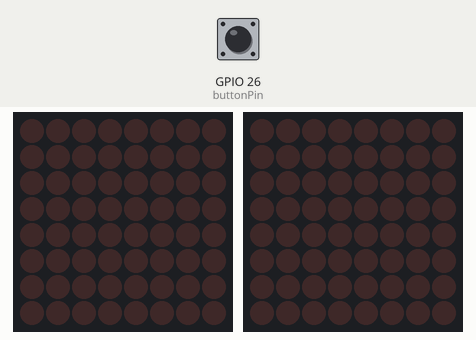
Recording of a sketch running on a simulated ESP32. Shown: 2 × 8×8 LED matrix. Wiring (inferred from the names in the program): 2 × MAX7219 LED driver (orientation assumed): data GPIO 2, clock GPIO 0, CS GPIO 4 / data GPIO 12, clock GPIO 14, CS GPIO 27. Inputs (shaded band) come from the test bench; at power-on: GPIO 26 (buttonPin) HIGH. Random numbers use the default seed unless the sketch sets one; what the sketch prints to the serial monitor is not drawn.

Above: at 1.2 s.
1.3 s: GPIO 26 (buttonPin) pulled LOW for 0.15 s
At 1.61 s:
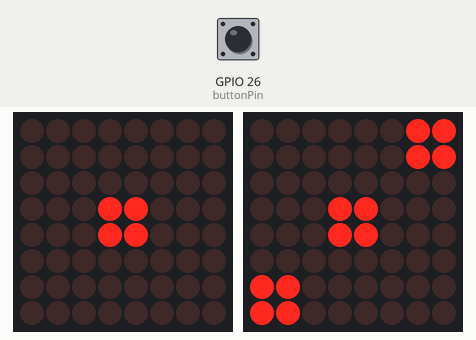
2.0 s: GPIO 26 (buttonPin) pulled LOW for 3.2 s
At 4.5 s:
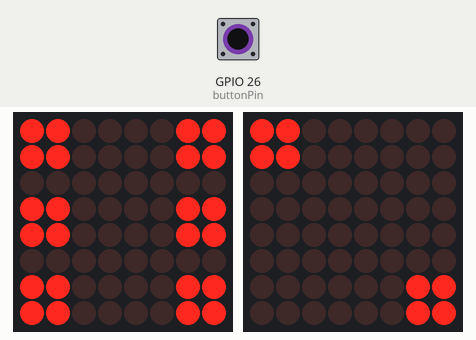
5.8 s: GPIO 26 (buttonPin) pulled LOW for 3.2 s
At 8.38 s:
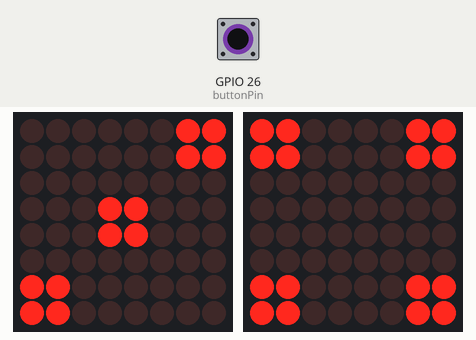
9.6 s: GPIO 26 (buttonPin) pulled LOW for 0.15 s
At 9.98 s:
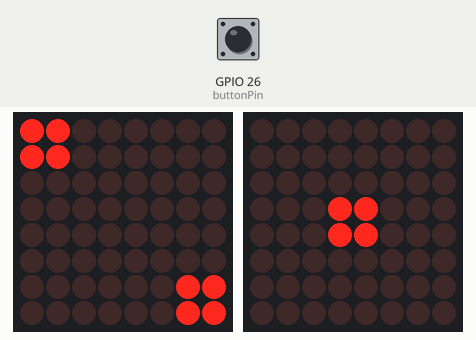
10.3 s: GPIO 26 (buttonPin) pulled LOW for 1 s
At 10.91 s:
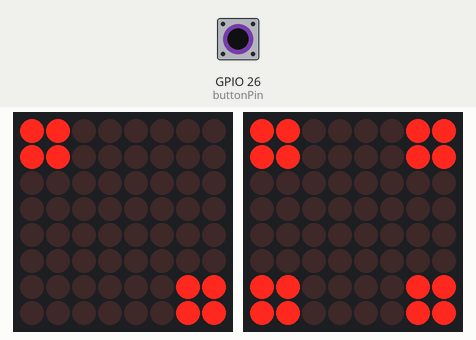
11.9 s: GPIO 26 (buttonPin) pulled LOW for 3.2 s
At 17.9 s:
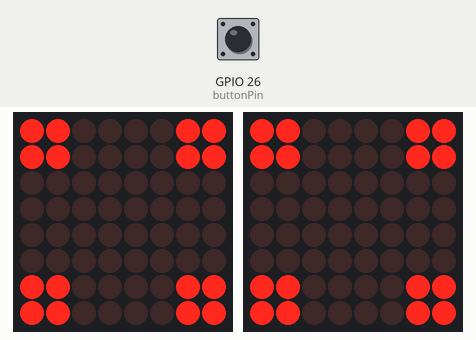

Measured:
- after the input at 1.3 s, the display: first changes at once (image 1 shows a later state)

The sketch:

dijitalzar.ino
```cpp
#include <SPI.h>
#include <esp_sleep.h>

int dataPin1 = 12;
int clkPin1 = 14;
int csPin1 = 27;
int dataPin2 = 2;
int clkPin2 = 0;
int csPin2 = 4;

byte max7219_REG_noop = 0x00;
byte max7219_REG_digit0 = 0x01;
byte max7219_REG_digit1 = 0x02;
byte max7219_REG_digit2 = 0x03;
byte max7219_REG_digit3 = 0x04;
byte max7219_REG_digit4 = 0x05;
byte max7219_REG_digit5 = 0x06;
byte max7219_REG_digit6 = 0x07;
byte max7219_REG_digit7 = 0x08;
byte max7219_REG_decodeMode = 0x09;
byte max7219_REG_intensity = 0x0a;
byte max7219_REG_scanLimit = 0x0b;
byte max7219_REG_shutdown = 0x0c;
byte max7219_REG_displayTest = 0x0f;

// Pin connections for button
int buttonPin = 26;

/* Numara
byte dice1[8] = {0x18,0x38,0x78,0x18,0x18,0x18,0x18,0x7e};
byte dice2[8] = {0x7c,0x7e,0x06,0x1c,0x38,0x60,0x7e,0x7e};
byte dice3[8] = {0x7c,0x7e,0x06,0x3c,0x3c,0x06,0x7e,0x7c};
byte dice4[8] = {0x66,0x66,0x66,0x7e,0x3e,0x06,0x06,0x06};
byte dice5[8] = {0x7e,0x7e,0x60,0x7c,0x7e,0x02,0x7e,0x7c};
byte dice6[8] = {0x3e,0x7e,0x60,0x7c,0x7e,0x62,0x7e,0x3c};
*/

// Nokta
byte dice1[8] = { 0x00, 0x00, 0x00, 0x18, 0x18, 0x00, 0x00, 0x00 }; // 1
byte dice2[8] = { 0xC0, 0xC0, 0x00, 0x00, 0x00, 0x00, 0x03, 0x03 }; // 2
byte dice3[8] = { 0x03, 0x03, 0x00, 0x18, 0x18, 0x00, 0xC0, 0xC0 }; // 3
byte dice4[8] = { 0xC3, 0xC3, 0x00, 0x00, 0x00, 0x00, 0xC3, 0xC3 }; // 4
byte dice5[8] = { 0xC3, 0xC3, 0x00, 0x18, 0x18, 0x00, 0xC3, 0xC3 }; // 5
byte dice6[8] = { 0xC3, 0xC3, 0x00, 0xC3, 0xC3, 0x00, 0xC3, 0xC3 }; // 6


void SPI_SendByte(byte data, int dataPin, int clkPin, int csPin) {
  byte i = 8;
  byte mask;
  while(i > 0) {
  mask = 0x01 << (i - 1);
  digitalWrite(clkPin, LOW);
  if (data & mask){
    digitalWrite(dataPin, HIGH);
  }
  else{
    digitalWrite(dataPin, LOW);
  }
    digitalWrite(clkPin, HIGH);
    --i;
  }
}

void MAX7219_1Unit(byte reg_addr, byte reg_data, int dataPin, int clkPin, int csPin) {
  digitalWrite(csPin, LOW);
  SPI_SendByte(reg_addr, dataPin, clkPin, csPin);
  SPI_SendByte(reg_data, dataPin, clkPin, csPin);
  digitalWrite(csPin,HIGH);
}

void Draw (byte *LED_matrix, int dataPin, int clkPin, int csPin){
  MAX7219_1Unit(1, LED_matrix[0], dataPin, clkPin, csPin);
  MAX7219_1Unit(2, LED_matrix[1], dataPin, clkPin, csPin);
  MAX7219_1Unit(3, LED_matrix[2], dataPin, clkPin, csPin);
  MAX7219_1Unit(4, LED_matrix[3], dataPin, clkPin, csPin);
  MAX7219_1Unit(5, LED_matrix[4], dataPin, clkPin, csPin);
  MAX7219_1Unit(6, LED_matrix[5], dataPin, clkPin, csPin);
  MAX7219_1Unit(7, LED_matrix[6], dataPin, clkPin, csPin);
  MAX7219_1Unit(8, LED_matrix[7], dataPin, clkPin, csPin);
}

void setup() {
  pinMode(dataPin1, OUTPUT);
  pinMode(clkPin1, OUTPUT);
  pinMode(csPin1, OUTPUT);
  pinMode(dataPin2, OUTPUT);
  pinMode(clkPin2, OUTPUT);
  pinMode(csPin2, OUTPUT);
  pinMode(buttonPin, INPUT);

  MAX7219_1Unit(max7219_REG_scanLimit, 0x07, dataPin1, clkPin1, csPin1);
  MAX7219_1Unit(max7219_REG_decodeMode, 0x00, dataPin1, clkPin1, csPin1);
  MAX7219_1Unit(max7219_REG_shutdown, 0x00, dataPin1, clkPin1, csPin1);
  MAX7219_1Unit(max7219_REG_displayTest, 0x00, dataPin1, clkPin1, csPin1);
  MAX7219_1Unit(max7219_REG_intensity, 0x08, dataPin1, clkPin1, csPin1);

  MAX7219_1Unit(max7219_REG_scanLimit, 0x07, dataPin2, clkPin2, csPin2);
  MAX7219_1Unit(max7219_REG_decodeMode, 0x00, dataPin2, clkPin2, csPin2);
  MAX7219_1Unit(max7219_REG_shutdown, 0x00, dataPin2, clkPin2, csPin2);
  MAX7219_1Unit(max7219_REG_displayTest, 0x00, dataPin2, clkPin2, csPin2);
  MAX7219_1Unit(max7219_REG_intensity, 0x08, dataPin2, clkPin2, csPin2);
}

unsigned long lastActionTime = 0;
const int timeout = 30000; // 30 milisaniye animasyon dönsün

void loop() {
  if (digitalRead(buttonPin) == LOW) {
    Serial.print("BUton Pressed");
    MAX7219_1Unit(max7219_REG_shutdown, 0x01, dataPin1, clkPin1, csPin1);
    MAX7219_1Unit(max7219_REG_shutdown, 0x01, dataPin2, clkPin2, csPin2);
    lastActionTime = millis();
    int dice1Num = random(1, 7);
    int dice2Num = random(1, 7);
    byte* dice1Matrix;
    byte* dice2Matrix;
    // Zar atma animasyonunu gösterelim.
    for (int i = 0; i < 30; i++) {
      int randomDice1 = random(1, 7);
      int randomDice2 = random(1, 7);
      switch(randomDice1){
        case 1:
          dice1Matrix = dice1;
          break;
        case 2:
          dice1Matrix = dice2;
          break;
        case 3:
          dice1Matrix = dice3;
          break;
        case 4:
          dice1Matrix = dice4;
          break;
        case 5:
          dice1Matrix = dice5;
          break;
        case 6:
          dice1Matrix = dice6;
          break;
      }
      switch(randomDice2){
        case 1:
          dice2Matrix = dice1;
          break;
        case 2:
          dice2Matrix = dice2;
          break;
        case 3:
          dice2Matrix = dice3;
          break;
        case 4:
          dice2Matrix = dice4;
          break;
        case 5:
          dice2Matrix = dice5;
          break;
        case 6:
          dice2Matrix = dice6;
          break;
      }
      Draw(dice1Matrix, dataPin1, clkPin1, csPin1);
      Draw(dice2Matrix, dataPin2, clkPin2, csPin2);
      delay(100);
      }
      // Animasyon sonrası gelen rakamı gösterelim.
      switch(dice1Num){
        case 1:
        dice1Matrix = dice1;
        break;
        case 2:
        dice1Matrix = dice2;
        break;
        case 3:
        dice1Matrix = dice3;
        break;
        case 4:
        dice1Matrix = dice4;
        break;
        case 5:
        dice1Matrix = dice5;
        break;
        case 6:
        dice1Matrix = dice6;
        break;
      }
      switch(dice2Num){
        case 1:
        dice2Matrix = dice1;
        break;
        case 2:
        dice2Matrix = dice2;
        break;
        case 3:
        dice2Matrix = dice3;
        break;
        case 4:
        dice2Matrix = dice4;
        break;
        case 5:
        dice2Matrix = dice5;
        break;
        case 6:
        dice2Matrix = dice6;
        break;
      }
      Draw(dice1Matrix, dataPin1, clkPin1, csPin1);
      Draw(dice2Matrix, dataPin2, clkPin2, csPin2);
  }

  if (millis() - lastActionTime > timeout) {
    // Ledleri kapatalım ve pilden tasarruf edelim.
    MAX7219_1Unit(max7219_REG_shutdown, 0x00, dataPin1, clkPin1, csPin1);
    MAX7219_1Unit(max7219_REG_shutdown, 0x00, dataPin2, clkPin2, csPin2);
    lastActionTime = millis(); // Zamanlayıcıyı sıfırlayalım.
  }
}
```
